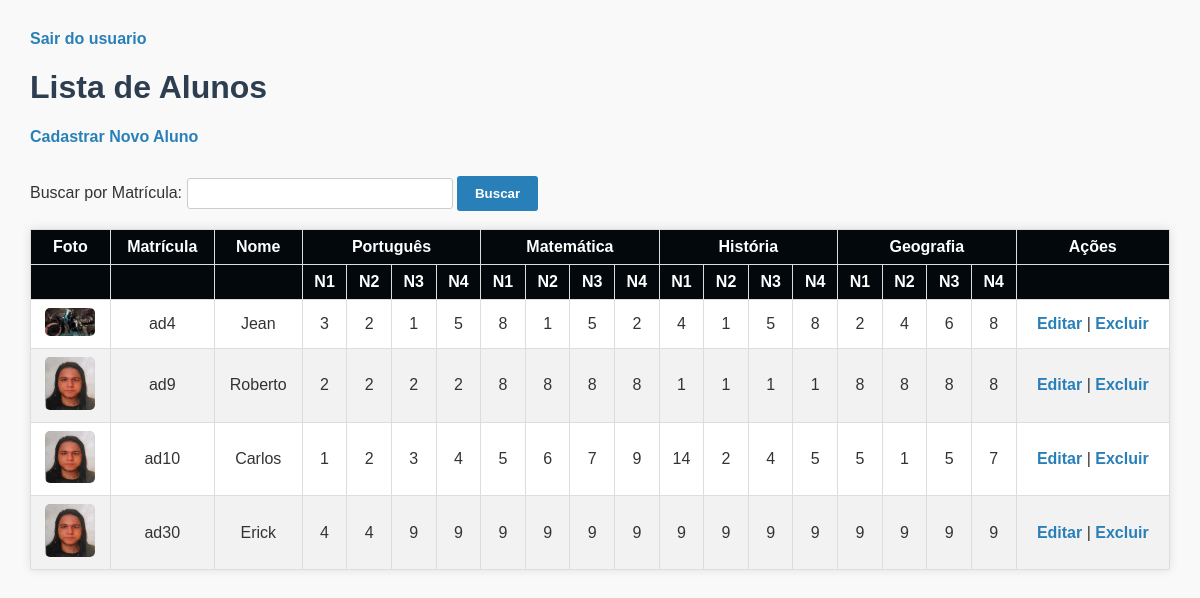
/index.php (signed in), run on the app's committed database.
### tables this page shows
CREATE TABLE `alunos` (
  `id` int(11) NOT NULL,
  `matricula` varchar(20) DEFAULT NULL,
  `nome` varchar(100) DEFAULT NULL,
  `foto` varchar(255) DEFAULT NULL,
  `port1` float DEFAULT NULL,
  `port2` float DEFAULT NULL,
  `port3` float DEFAULT NULL,
  `port4` float DEFAULT NULL,
  `mat1` float DEFAULT NULL,
  `mat2` float DEFAULT NULL,
  `mat3` float DEFAULT NULL,
  `mat4` float DEFAULT NULL,
  `hist1` float DEFAULT NULL,
  `hist2` float DEFAULT NULL,
  `hist3` float DEFAULT NULL,
  `hist4` float DEFAULT NULL,
  `geo1` float DEFAULT NULL,
  `geo2` float DEFAULT NULL,
  `geo3` float DEFAULT NULL,
  `geo4` float DEFAULT NULL
);

### index.php (the view, shortened to what this page needs)
<?php
include 'db.php';
$sql = "SELECT * FROM alunos";
$result = mysqli_query($conn, $sql);
?>
<!DOCTYPE html>
<html lang="pt-br">
<head>
    <link rel="stylesheet" href="style.css">
</head>
<body>
    <a href="logout.php">Sair do usuario</a>
    <h1>Lista de Alunos</h1>
    <a href="inserir.php">Cadastrar Novo Aluno</a>
    <form action="buscar.php" method="get" style="margin-top: 20px;">
        <label for="matricula">Buscar por Matrícula:</label>
        <input type="text" name="matricula" id="matricula" required>
        <input type="submit" value="Buscar">
    </form>
<br>
    <table>
        <tr>
            <th>Foto</th>
            <th>Matrícula</th>
            <th>Nome</th>
            <th colspan="4">Português</th>
            <th colspan="4">Matemática</th>
            <th colspan="4">História</th>
            <th colspan="4">Geografia</th>
            <th>Ações</th>
        </tr>
        <tr>
            <th></th><th></th><th></th>
            <th>N1</th><th>N2</th><th>N3</th><th>N4</th>
            <th>N1</th><th>N2</th><th>N3</th><th>N4</th>
            <th>N1</th><th>N2</th><th>N3</th><th>N4</th>
            <th>N1</th><th>N2</th><th>N3</th><th>N4</th>
            <th></th>
        </tr>
        <?php while ($a = mysqli_fetch_assoc($result)) { ?>
        <tr>
            <td>
                <?php
                if ($a['foto'])
                    echo "<img src='uploads/{$a['foto']}' width='50'>";
                ?>
            </td>
            <td><?php echo $a['matricula']; ?></td>
            <td><?php echo $a['nome']; ?></td>
            <td><?php echo $a['port1']; ?></td>
            <td><?php echo $a['port2']; ?></td>
            <td><?php echo $a['port3']; ?></td>
            <td><?php echo $a['port4']; ?></td>
            <td><?php echo $a['mat1']; ?></td>
            <td><?php echo $a['mat2']; ?></td>
            <td><?php echo $a['mat3']; ?></td>
            <td><?php echo $a['mat4']; ?></td>
            <td><?php echo $a['hist1']; ?></td>
            <td><?php echo $a['hist2']; ?></td>
            <td><?php echo $a['hist3']; ?></td>
            <td><?php echo $a['hist4']; ?></td>
            <td><?php echo $a['geo1']; ?></td>
            <td><?php echo $a['geo2']; ?></td>
            <td><?php echo $a['geo3']; ?></td>
            <td><?php echo $a['geo4']; ?></td>
            <td>
                <a href="editar.php?id=<?php echo $a['id']; ?>">Editar</a> |
                <a href="excluir.php?id=<?php echo $a['id']; ?>" onclick="return confirm('Tem certeza?')">Excluir</a>
            </td>
        </tr>
        <?php } ?>
    </table>
</body>
</html>

### style.css (style rules this page uses)
body { font-family: Arial, sans-serif; margin: 30px; background-color: #f9f9f9; color: #333; }
h1 { color: #2c3e50; }
a { text-decoration: none; color: #2980b9; font-weight: bold; }
table { border-collapse: collapse; width: 100%; background: #fff; box-shadow: 0 0 10px rgba(0,0,0,0.1); }
th, td { border: 1px solid #ddd; padding: 8px; text-align: center; }
th { background-color: #02080c; color: white; }
tr:nth-child(even) { background-color: #f2f2f2; }
input[type="text"], input[type="number"], input[type="file"] { padding: 7px; width: 250px; border: 1px solid #ccc; border-radius: 3px; }
input[type="submit"] { background-color: #2980b9; border: none; color: white; padding: 10px 18px; cursor: pointer; border-radius: 3px; font-weight: bold; margin-top: 10px; }
img { border-radius: 5px; }

### data on the page
alunos: foto (picture), matricula "ad4", nome "Jean", port1 "3", port2 "2", port3 "1", port4 "5", mat1 "8", mat2 "1", mat3 "5", mat4 "2", hist1 "4", hist2 "1", hist3 "5", hist4 "8", geo1 "2", geo2 "4", geo3 "6", geo4 "8"
alunos: foto (picture), matricula "ad9", nome "Roberto", port1 "2", port2 "2", port3 "2", port4 "2", mat1 "8", mat2 "8", mat3 "8", mat4 "8", hist1 "1", hist2 "1", hist3 "1", hist4 "1", geo1 "8", geo2 "8", geo3 "8", geo4 "8"
alunos: foto (picture), matricula "ad10", nome "Carlos", port1 "1", port2 "2", port3 "3", port4 "4", mat1 "5", mat2 "6", mat3 "7", mat4 "9", hist1 "14", hist2 "2", hist3 "4", hist4 "5", geo1 "5", geo2 "1", geo3 "5", geo4 "7"
alunos: foto (picture), matricula "ad30", nome "Erick", port1 "4", port2 "4", port3 "9", port4 "9", mat1 "9", mat2 "9", mat3 "9", mat4 "9", hist1 "9", hist2 "9", hist3 "9", hist4 "9", geo1 "9", geo2 "9", geo3 "9", geo4 "9"
